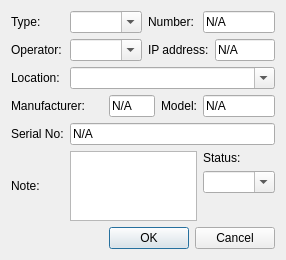
<?xml version="1.0" encoding="UTF-8"?>
<ui version="4.0">
 <class>Items</class>
 <widget class="QDialog" name="Items">
  <property name="geometry">
   <rect>
    <x>0</x>
    <y>0</y>
    <width>275</width>
    <height>248</height>
   </rect>
  </property>
  <property name="windowTitle">
   <string>Dialog</string>
  </property>
  <layout class="QGridLayout" name="gridLayout">
   <item row="0" column="0">
    <widget class="QLabel" name="label">
     <property name="text">
      <string>Type:</string>
     </property>
    </widget>
   </item>
   <item row="0" column="1" colspan="2">
    <widget class="InventoryComboBox" name="type_comboBox">
     <property name="editable">
      <bool>true</bool>
     </property>
     <property name="currentIndex">
      <number>-1</number>
     </property>
    </widget>
   </item>
   <item row="0" column="3" colspan="2">
    <widget class="QLabel" name="label_2">
     <property name="text">
      <string>Number:</string>
     </property>
    </widget>
   </item>
   <item row="0" column="5" colspan="2">
    <widget class="InventoryLineEdit" name="number_lineEdit">
     <property name="text">
      <string>N/A</string>
     </property>
    </widget>
   </item>
   <item row="1" column="0">
    <widget class="QLabel" name="label_3">
     <property name="text">
      <string>Operator:</string>
     </property>
    </widget>
   </item>
   <item row="1" column="1" colspan="2">
    <widget class="InventoryComboBox" name="operator_comboBox">
     <property name="editable">
      <bool>true</bool>
     </property>
    </widget>
   </item>
   <item row="1" column="3" colspan="3">
    <widget class="QLabel" name="label_7">
     <property name="text">
      <string>IP address:</string>
     </property>
    </widget>
   </item>
   <item row="1" column="6">
    <widget class="InventoryLineEdit" name="ipaddress_lineEdit">
     <property name="text">
      <string>N/A</string>
     </property>
    </widget>
   </item>
   <item row="2" column="0">
    <widget class="QLabel" name="label_4">
     <property name="text">
      <string>Location:</string>
     </property>
    </widget>
   </item>
   <item row="2" column="1" colspan="6">
    <widget class="InventoryComboBox" name="location_comboBox">
     <property name="editable">
      <bool>true</bool>
     </property>
    </widget>
   </item>
   <item row="3" column="0" colspan="2">
    <widget class="QLabel" name="label_5">
     <property name="text">
      <string>Manufacturer:</string>
     </property>
    </widget>
   </item>
   <item row="3" column="2" colspan="2">
    <widget class="InventoryLineEdit" name="manufacturer_lineEdit">
     <property name="text">
      <string>N/A</string>
     </property>
    </widget>
   </item>
   <item row="3" column="4">
    <widget class="QLabel" name="label_6">
     <property name="text">
      <string>Model:</string>
     </property>
    </widget>
   </item>
   <item row="3" column="5" colspan="2">
    <widget class="InventoryLineEdit" name="model_lineEdit">
     <property name="text">
      <string>N/A</string>
     </property>
    </widget>
   </item>
   <item row="4" column="0">
    <widget class="QLabel" name="label_8">
     <property name="text">
      <string>Serial No:</string>
     </property>
    </widget>
   </item>
   <item row="4" column="1" colspan="6">
    <widget class="InventoryLineEdit" name="serialno_lineEdit">
     <property name="text">
      <string>N/A</string>
     </property>
    </widget>
   </item>
   <item row="5" column="0">
    <widget class="QLabel" name="label_9">
     <property name="text">
      <string>Note:</string>
     </property>
    </widget>
   </item>
   <item row="5" column="1" colspan="4">
    <widget class="QTextEdit" name="note_textEdit"/>
   </item>
   <item row="5" column="5" colspan="2">
    <layout class="QVBoxLayout" name="verticalLayout">
     <item>
      <widget class="QLabel" name="label_10">
       <property name="text">
        <string>Status:</string>
       </property>
      </widget>
     </item>
     <item>
      <widget class="InventoryComboBox" name="status_comboBox">
       <property name="editable">
        <bool>true</bool>
       </property>
      </widget>
     </item>
     <item>
      <spacer name="verticalSpacer">
       <property name="orientation">
        <enum>Qt::Vertical</enum>
       </property>
       <property name="sizeHint" stdset="0">
        <size>
         <width>20</width>
         <height>18</height>
        </size>
       </property>
      </spacer>
     </item>
    </layout>
   </item>
   <item row="6" column="0" colspan="7">
    <widget class="QDialogButtonBox" name="buttonBox">
     <property name="orientation">
      <enum>Qt::Horizontal</enum>
     </property>
     <property name="standardButtons">
      <set>QDialogButtonBox::Cancel|QDialogButtonBox::Ok</set>
     </property>
    </widget>
   </item>
  </layout>
 </widget>
 <customwidgets>
  <customwidget>
   <class>InventoryComboBox</class>
   <extends>QComboBox</extends>
   <header>inventorycombobox.h</header>
  </customwidget>
  <customwidget>
   <class>InventoryLineEdit</class>
   <extends>QLineEdit</extends>
   <header>inventorylineedit.h</header>
  </customwidget>
 </customwidgets>
 <resources/>
 <connections>
  <connection>
   <sender>buttonBox</sender>
   <signal>accepted()</signal>
   <receiver>Items</receiver>
   <slot>accept()</slot>
   <hints>
    <hint type="sourcelabel">
     <x>248</x>
     <y>254</y>
    </hint>
    <hint type="destinationlabel">
     <x>157</x>
     <y>274</y>
    </hint>
   </hints>
  </connection>
  <connection>
   <sender>buttonBox</sender>
   <signal>rejected()</signal>
   <receiver>Items</receiver>
   <slot>reject()</slot>
   <hints>
    <hint type="sourcelabel">
     <x>316</x>
     <y>260</y>
    </hint>
    <hint type="destinationlabel">
     <x>286</x>
     <y>274</y>
    </hint>
   </hints>
  </connection>
 </connections>
</ui>
